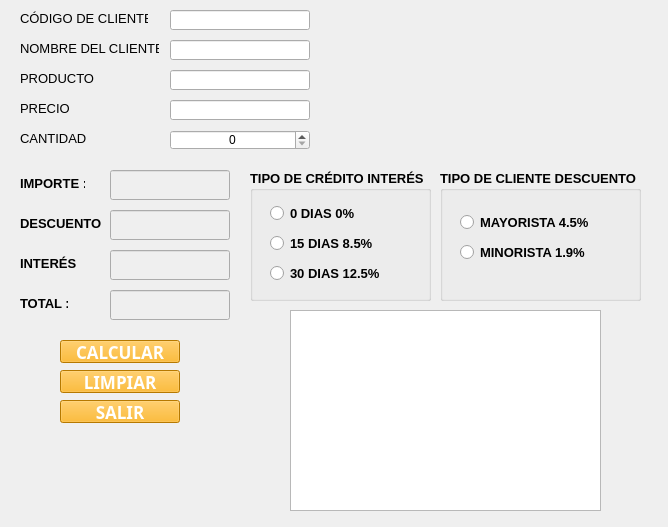
<?xml version="1.0" encoding="UTF-8"?>
<ui version="4.0">
 <class>MainWindow</class>
 <widget class="QMainWindow" name="MainWindow">
  <property name="geometry">
   <rect>
    <x>0</x>
    <y>0</y>
    <width>668</width>
    <height>527</height>
   </rect>
  </property>
  <property name="windowTitle">
   <string>PROFORMA</string>
  </property>
  <property name="windowIcon">
   <iconset>
    <normaloff>registro-en-linea.png</normaloff>registro-en-linea.png</iconset>
  </property>
  <property name="iconSize">
   <size>
    <width>24</width>
    <height>23</height>
   </size>
  </property>
  <widget class="QWidget" name="centralwidget">
   <widget class="QLabel" name="lblCodigoCliente">
    <property name="geometry">
     <rect>
      <x>20</x>
      <y>10</y>
      <width>128</width>
      <height>17</height>
     </rect>
    </property>
    <property name="font">
     <font>
      <family>Segoe UI</family>
      <pointsize>10</pointsize>
      <bold>false</bold>
     </font>
    </property>
    <property name="text">
     <string>CÓDIGO DE CLIENTE :</string>
    </property>
   </widget>
   <widget class="QLabel" name="lblNombreCliente">
    <property name="geometry">
     <rect>
      <x>20</x>
      <y>40</y>
      <width>139</width>
      <height>17</height>
     </rect>
    </property>
    <property name="font">
     <font>
      <family>Segoe UI</family>
      <pointsize>10</pointsize>
      <bold>false</bold>
     </font>
    </property>
    <property name="text">
     <string>NOMBRE DEL CLIENTE :</string>
    </property>
   </widget>
   <widget class="QLabel" name="lblProducto">
    <property name="geometry">
     <rect>
      <x>20</x>
      <y>70</y>
      <width>74</width>
      <height>17</height>
     </rect>
    </property>
    <property name="font">
     <font>
      <family>Segoe UI</family>
      <pointsize>10</pointsize>
      <bold>false</bold>
     </font>
    </property>
    <property name="text">
     <string>PRODUCTO :</string>
    </property>
   </widget>
   <widget class="QLabel" name="lblPrecio">
    <property name="geometry">
     <rect>
      <x>20</x>
      <y>100</y>
      <width>50</width>
      <height>17</height>
     </rect>
    </property>
    <property name="font">
     <font>
      <family>Segoe UI</family>
      <pointsize>10</pointsize>
      <bold>false</bold>
     </font>
    </property>
    <property name="text">
     <string>PRECIO :</string>
    </property>
   </widget>
   <widget class="QLabel" name="lblCantidad">
    <property name="geometry">
     <rect>
      <x>20</x>
      <y>130</y>
      <width>69</width>
      <height>17</height>
     </rect>
    </property>
    <property name="font">
     <font>
      <family>Segoe UI</family>
      <pointsize>10</pointsize>
      <bold>false</bold>
     </font>
    </property>
    <property name="text">
     <string>CANTIDAD :</string>
    </property>
   </widget>
   <widget class="QLineEdit" name="txtCodigoCliente">
    <property name="geometry">
     <rect>
      <x>170</x>
      <y>10</y>
      <width>140</width>
      <height>20</height>
     </rect>
    </property>
    <property name="alignment">
     <set>Qt::AlignCenter</set>
    </property>
   </widget>
   <widget class="QLineEdit" name="txtNombreCliente">
    <property name="geometry">
     <rect>
      <x>170</x>
      <y>40</y>
      <width>140</width>
      <height>20</height>
     </rect>
    </property>
    <property name="alignment">
     <set>Qt::AlignCenter</set>
    </property>
   </widget>
   <widget class="QLineEdit" name="txtProducto">
    <property name="geometry">
     <rect>
      <x>170</x>
      <y>70</y>
      <width>140</width>
      <height>20</height>
     </rect>
    </property>
    <property name="alignment">
     <set>Qt::AlignCenter</set>
    </property>
   </widget>
   <widget class="QLineEdit" name="txtPrecio">
    <property name="geometry">
     <rect>
      <x>170</x>
      <y>100</y>
      <width>140</width>
      <height>20</height>
     </rect>
    </property>
    <property name="alignment">
     <set>Qt::AlignCenter</set>
    </property>
   </widget>
   <widget class="QLabel" name="lblImporte">
    <property name="geometry">
     <rect>
      <x>20</x>
      <y>175</y>
      <width>65</width>
      <height>17</height>
     </rect>
    </property>
    <property name="font">
     <font>
      <family>Segoe UI</family>
      <pointsize>10</pointsize>
      <bold>true</bold>
     </font>
    </property>
    <property name="text">
     <string>IMPORTE :</string>
    </property>
   </widget>
   <widget class="QLabel" name="lblDescuento">
    <property name="geometry">
     <rect>
      <x>20</x>
      <y>215</y>
      <width>84</width>
      <height>17</height>
     </rect>
    </property>
    <property name="font">
     <font>
      <family>Segoe UI</family>
      <pointsize>10</pointsize>
      <bold>true</bold>
     </font>
    </property>
    <property name="text">
     <string>DESCUENTO :</string>
    </property>
   </widget>
   <widget class="QLabel" name="lblInteres">
    <property name="geometry">
     <rect>
      <x>20</x>
      <y>255</y>
      <width>59</width>
      <height>17</height>
     </rect>
    </property>
    <property name="font">
     <font>
      <family>Segoe UI</family>
      <pointsize>10</pointsize>
      <bold>true</bold>
     </font>
    </property>
    <property name="text">
     <string>INTERÉS :</string>
    </property>
   </widget>
   <widget class="QLabel" name="lblTotal">
    <property name="geometry">
     <rect>
      <x>20</x>
      <y>295</y>
      <width>48</width>
      <height>17</height>
     </rect>
    </property>
    <property name="font">
     <font>
      <family>Segoe UI</family>
      <pointsize>10</pointsize>
      <bold>true</bold>
     </font>
    </property>
    <property name="text">
     <string>TOTAL :</string>
    </property>
   </widget>
   <widget class="QSpinBox" name="spbCantidad">
    <property name="geometry">
     <rect>
      <x>170</x>
      <y>130</y>
      <width>140</width>
      <height>20</height>
     </rect>
    </property>
    <property name="alignment">
     <set>Qt::AlignCenter</set>
    </property>
   </widget>
   <widget class="QLineEdit" name="txtImporte">
    <property name="enabled">
     <bool>false</bool>
    </property>
    <property name="geometry">
     <rect>
      <x>110</x>
      <y>170</y>
      <width>120</width>
      <height>30</height>
     </rect>
    </property>
    <property name="font">
     <font>
      <family>Segoe UI</family>
      <pointsize>12</pointsize>
      <bold>true</bold>
     </font>
    </property>
   </widget>
   <widget class="QLineEdit" name="txtDescuento">
    <property name="enabled">
     <bool>false</bool>
    </property>
    <property name="geometry">
     <rect>
      <x>110</x>
      <y>210</y>
      <width>120</width>
      <height>30</height>
     </rect>
    </property>
    <property name="font">
     <font>
      <family>Segoe UI</family>
      <pointsize>12</pointsize>
      <bold>true</bold>
     </font>
    </property>
   </widget>
   <widget class="QLineEdit" name="txtInteres">
    <property name="enabled">
     <bool>false</bool>
    </property>
    <property name="geometry">
     <rect>
      <x>110</x>
      <y>250</y>
      <width>120</width>
      <height>30</height>
     </rect>
    </property>
    <property name="font">
     <font>
      <family>Segoe UI</family>
      <pointsize>12</pointsize>
      <bold>true</bold>
     </font>
    </property>
   </widget>
   <widget class="QLineEdit" name="txtTotal">
    <property name="enabled">
     <bool>false</bool>
    </property>
    <property name="geometry">
     <rect>
      <x>110</x>
      <y>290</y>
      <width>120</width>
      <height>30</height>
     </rect>
    </property>
    <property name="font">
     <font>
      <family>Segoe UI</family>
      <pointsize>12</pointsize>
      <bold>true</bold>
     </font>
    </property>
   </widget>
   <widget class="QPushButton" name="btnCalcular">
    <property name="geometry">
     <rect>
      <x>60</x>
      <y>340</y>
      <width>120</width>
      <height>23</height>
     </rect>
    </property>
    <property name="font">
     <font>
      <family>Agency FB</family>
      <pointsize>13</pointsize>
      <bold>true</bold>
     </font>
    </property>
    <property name="styleSheet">
     <string notr="true">background-color: rgb(255, 170, 0);
color: rgb(255, 255, 255);</string>
    </property>
    <property name="text">
     <string>CALCULAR</string>
    </property>
    <property name="icon">
     <iconset>
      <normaloff>calcular.png</normaloff>calcular.png</iconset>
    </property>
   </widget>
   <widget class="QPushButton" name="btnLimpiar">
    <property name="geometry">
     <rect>
      <x>60</x>
      <y>370</y>
      <width>120</width>
      <height>23</height>
     </rect>
    </property>
    <property name="font">
     <font>
      <family>Agency FB</family>
      <pointsize>13</pointsize>
      <bold>true</bold>
     </font>
    </property>
    <property name="styleSheet">
     <string notr="true">background-color: rgb(255, 170, 0);
color: rgb(255, 255, 255);</string>
    </property>
    <property name="text">
     <string>LIMPIAR</string>
    </property>
    <property name="icon">
     <iconset>
      <normaloff>limpiar.png</normaloff>limpiar.png</iconset>
    </property>
   </widget>
   <widget class="QPushButton" name="btnSalir">
    <property name="geometry">
     <rect>
      <x>60</x>
      <y>400</y>
      <width>120</width>
      <height>23</height>
     </rect>
    </property>
    <property name="font">
     <font>
      <family>Agency FB</family>
      <pointsize>13</pointsize>
      <bold>true</bold>
     </font>
    </property>
    <property name="styleSheet">
     <string notr="true">background-color: rgb(255, 170, 0);
color: rgb(255, 255, 255);</string>
    </property>
    <property name="text">
     <string>SALIR</string>
    </property>
    <property name="icon">
     <iconset>
      <normaloff>salir1.png</normaloff>salir1.png</iconset>
    </property>
   </widget>
   <widget class="QGroupBox" name="gbTipoCreditoInteres">
    <property name="geometry">
     <rect>
      <x>250</x>
      <y>170</y>
      <width>181</width>
      <height>131</height>
     </rect>
    </property>
    <property name="font">
     <font>
      <family>Segoe UI</family>
      <pointsize>10</pointsize>
      <bold>true</bold>
     </font>
    </property>
    <property name="title">
     <string>TIPO DE CRÉDITO INTERÉS</string>
    </property>
    <widget class="QRadioButton" name="rbInteres1">
     <property name="geometry">
      <rect>
       <x>20</x>
       <y>30</y>
       <width>121</width>
       <height>27</height>
      </rect>
     </property>
     <property name="font">
      <font>
       <family>Segoe UI</family>
       <pointsize>10</pointsize>
       <bold>true</bold>
      </font>
     </property>
     <property name="text">
      <string>0 DIAS 0%</string>
     </property>
    </widget>
    <widget class="QRadioButton" name="rbInteres2">
     <property name="geometry">
      <rect>
       <x>20</x>
       <y>60</y>
       <width>148</width>
       <height>27</height>
      </rect>
     </property>
     <property name="font">
      <font>
       <family>Segoe UI</family>
       <pointsize>10</pointsize>
       <bold>true</bold>
      </font>
     </property>
     <property name="text">
      <string>15 DIAS 8.5%</string>
     </property>
    </widget>
    <widget class="QRadioButton" name="rbInteres3">
     <property name="geometry">
      <rect>
       <x>20</x>
       <y>90</y>
       <width>159</width>
       <height>27</height>
      </rect>
     </property>
     <property name="font">
      <font>
       <family>Segoe UI</family>
       <pointsize>10</pointsize>
       <bold>true</bold>
      </font>
     </property>
     <property name="text">
      <string>30 DIAS 12.5%</string>
     </property>
    </widget>
   </widget>
   <widget class="QGroupBox" name="gbTipoClienteDescuento">
    <property name="geometry">
     <rect>
      <x>440</x>
      <y>170</y>
      <width>201</width>
      <height>131</height>
     </rect>
    </property>
    <property name="font">
     <font>
      <family>Segoe UI</family>
      <pointsize>10</pointsize>
      <bold>true</bold>
     </font>
    </property>
    <property name="title">
     <string>TIPO DE CLIENTE DESCUENTO</string>
    </property>
    <widget class="QRadioButton" name="rbMayorista">
     <property name="geometry">
      <rect>
       <x>20</x>
       <y>40</y>
       <width>165</width>
       <height>24</height>
      </rect>
     </property>
     <property name="font">
      <font>
       <family>Segoe UI</family>
       <pointsize>10</pointsize>
       <bold>true</bold>
      </font>
     </property>
     <property name="text">
      <string>MAYORISTA 4.5%</string>
     </property>
    </widget>
    <widget class="QRadioButton" name="rbMinorista">
     <property name="geometry">
      <rect>
       <x>20</x>
       <y>70</y>
       <width>163</width>
       <height>24</height>
      </rect>
     </property>
     <property name="font">
      <font>
       <family>Segoe UI</family>
       <pointsize>10</pointsize>
       <bold>true</bold>
      </font>
     </property>
     <property name="text">
      <string>MINORISTA 1.9%</string>
     </property>
    </widget>
   </widget>
   <widget class="QTextEdit" name="txtS">
    <property name="geometry">
     <rect>
      <x>290</x>
      <y>310</y>
      <width>311</width>
      <height>201</height>
     </rect>
    </property>
   </widget>
   <widget class="QLabel" name="lblLogo">
    <property name="geometry">
     <rect>
      <x>360</x>
      <y>10</y>
      <width>281</width>
      <height>131</height>
     </rect>
    </property>
    <property name="text">
     <string/>
    </property>
    <property name="pixmap">
     <pixmap>jgc.png</pixmap>
    </property>
    <property name="scaledContents">
     <bool>true</bool>
    </property>
   </widget>
  </widget>
 </widget>
 <resources/>
 <connections/>
</ui>
